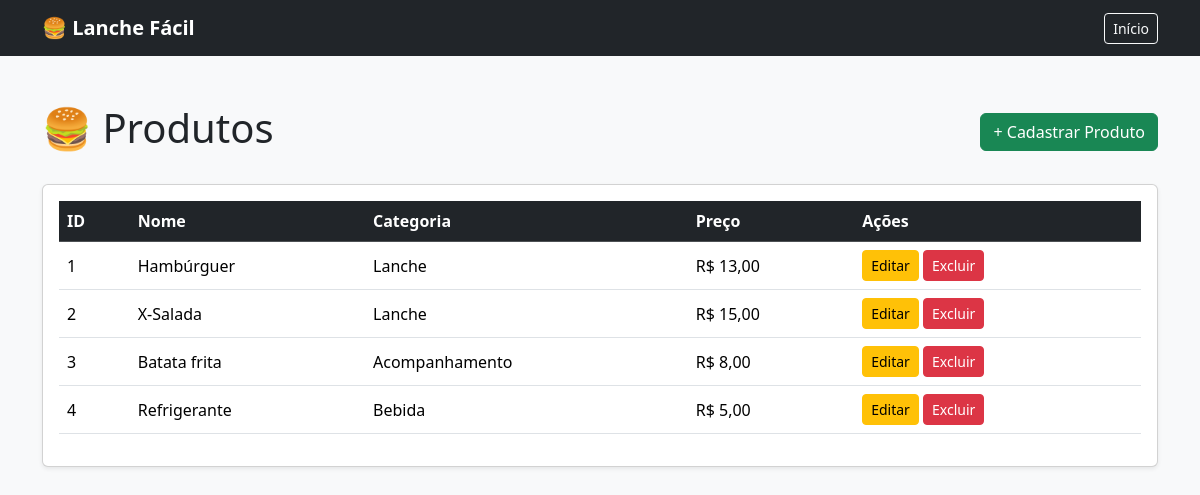
/produtos/, run on the app's committed database.
### pedidos/models.py (models this page shows, shortened)
class Produto(models.Model):
    nome = models.CharField(max_length=100)
    categoria = models.CharField(max_length=50)
    preco = models.DecimalField(max_digits=10, decimal_places=2)

### pedidos/views.py (the view)
# urls.py: path("produtos/", views.lista_produtos, name="lista_produtos"),
def lista_produtos(request):
    produtos = Produto.objects.all()
    return render(request, "pedidos/produtos.html", {"produtos": produtos})

### pedidos/templates/pedidos/produtos.html (shortened to what this page needs)
<!DOCTYPE html>
<html lang="pt-br">
<head>
    <link
        href="https://cdn.jsdelivr.net/npm/bootstrap@5.3.3/dist/css/bootstrap.min.css"
        rel="stylesheet"
    >
</head>
<body class="bg-light">
<nav class="navbar navbar-dark bg-dark">
    <div class="container">
        <a class="navbar-brand fw-bold" href="/">
            🍔 Lanche Fácil
        </a>
        <a href="/" class="btn btn-outline-light btn-sm">
            Início
        </a>
    </div>
</nav>
<div class="container py-5">
    <div class="d-flex justify-content-between align-items-center mb-4">
        <h1>🍔 Produtos</h1>
        <a href="{% url 'cadastrar_produto' %}" class="btn btn-success">
            + Cadastrar Produto
        </a>
    </div>
    {% if produtos %}
    <div class="card shadow-sm">
        <div class="card-body">
            <div class="table-responsive">
                <table class="table table-hover align-middle">
                    <thead class="table-dark">
                        <tr>
                            <th>ID</th>
                            <th>Nome</th>
                            <th>Categoria</th>
                            <th>Preço</th>
                            <th>Ações</th>
                        </tr>
                    </thead>
                    <tbody>
                        {% for produto in produtos %}
                        <tr>
                            <td>{{ produto.id }}</td>
                            <td>{{ produto.nome }}</td>
                            <td>{{ produto.categoria }}</td>
                            <td>R$ {{ produto.preco }}</td>
                            <td>
                                <a
                                    href="{% url 'editar_produto' produto.id %}"
                                    class="btn btn-warning btn-sm"
                                >
                                    Editar
                                </a>
                                <a
                                    href="{% url 'excluir_produto' produto.id %}"
                                    class="btn btn-danger btn-sm"
                                >
                                    Excluir
                                </a>
                            </td>
                        </tr>
                        {% endfor %}
                    </tbody>
                </table>
            </div>
        </div>
    </div>
    {% else %}
    <div class="alert alert-info">
        Nenhum produto cadastrado ainda.
    </div>
    {% endif %}
</div>
</body>
</html>

### data on the page
Produto: id "1", nome "Hambúrguer", categoria "Lanche", preco "13,00"
Produto: id "2", nome "X-Salada", categoria "Lanche", preco "15,00"
Produto: id "3", nome "Batata frita", categoria "Acompanhamento", preco "8,00"
Produto: id "4", nome "Refrigerante", categoria "Bebida", preco "5,00"
